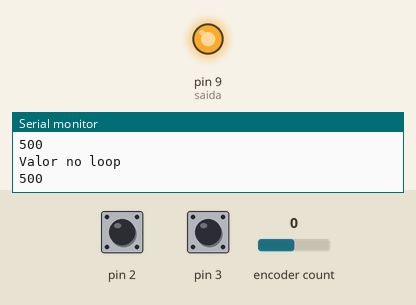
This sketch was run on a simulated Arduino Uno, built with avr-gcc and run on an emulated ATmega328P. Shown: output pins drawn as LEDs (lit = HIGH), the last lines printed to the serial monitor. Dashed ring = blinking. The inputs (shaded band) are chosen by the test bench; at power-on: pin 3 HIGH, pin 2 HIGH, encoder count 0.

Above: at 1.2 s.
1.3 s: pin 3 pulsed LOW 5 times (0.12 s each, 0.3 s apart)
5.8 s: pin 2 pulled LOW for 0.15 s
At 6.05 s:
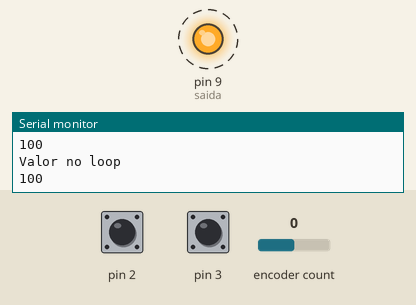
8.8 s: pin 3 pulled LOW for 0.15 s
At 8.8 s:
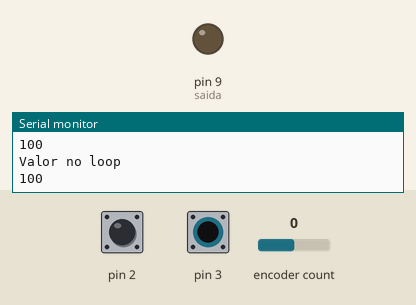
10.4 s: pin 3 pulled LOW for 1 s
At 10.8 s:
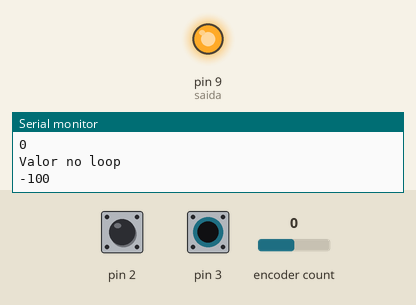
Timing chart, 0 to 13.4 s (numbered marks = the images above; inputs shaded):
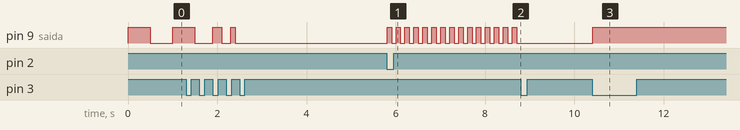

The sketch:

encoder_delay.ino
```cpp
#include <RotaryEncoder.h>
#define saida 9

//Pinos de ligacao do encoder
RotaryEncoder encoder(A2, A3);

int valor = 0;
int newPos = 0;
int value = 500;

void read_encoder ();
void read_encoder2 ();

void setup()
{
  Serial.begin(9600);
  Serial.println("Gire o encoder....");
  pinMode(saida, OUTPUT);
  pinMode(2,INPUT_PULLUP);
  pinMode(3,INPUT_PULLUP);

  attachInterrupt(digitalPinToInterrupt(2),read_encoder, FALLING);
  attachInterrupt(digitalPinToInterrupt(3),read_encoder2,FALLING);
}

void loop()
{
    Serial.println("Valor no loop");
    Serial.println();
    Serial.print(value);
    Serial.println();
 digitalWrite(saida, HIGH);
 delay(value);
 digitalWrite(saida, LOW);
 delay(value);

  }


void read_encoder (){

 value = value + 100;
}

void read_encoder2 (){

 value = value - 100;
}
```

Measured:
- after the input at 5.8 s, pin 9 (saida): alternates HIGH for 0.10 s and LOW for 0.10 s, starting at once
- after the input at 8.8 s, pin 9 (saida): stops changing and stays LOW
- after the input at 10.4 s, pin 9 (saida): LOW → HIGH at once
